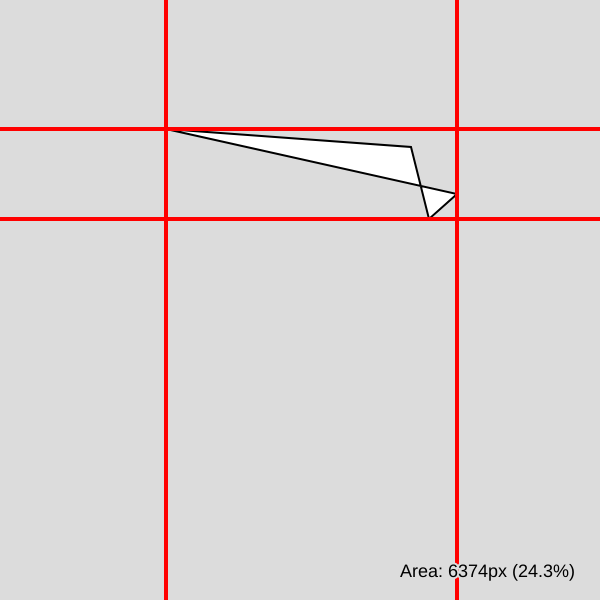
Frame 1 (no input)
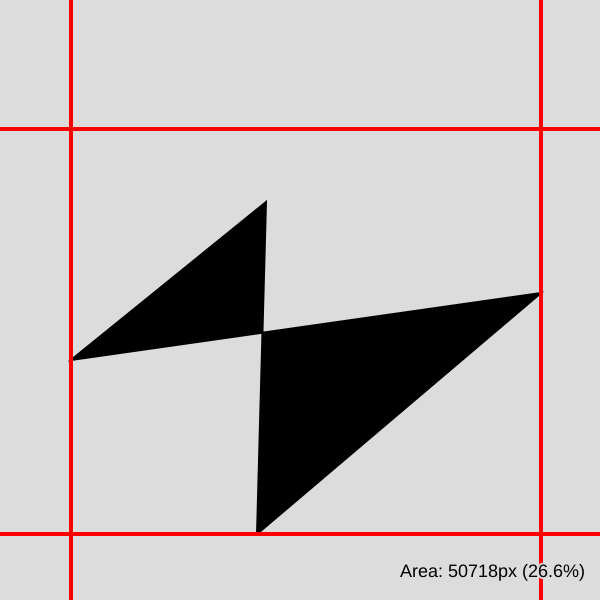
Frame 2 (the mouse pressed at the canvas centre, redrawn once)

The p5.js sketch that drew these frames (run headless with seeded random() and noise() and a simulated clock; the mouse was pressed at the canvas centre and the sketch redrawn once):

// p5.js sketch
// ── sketch.js
let n_vertex = 4;
let n_throwings = 0;

let area = 0
let tot_area = 0;

let padding = 40;

// arrays that will store the random coordinates of the figures
const xs = [];
const ys = [];

function setup() {
	createCanvas(600,600);
}

function draw() {
	background(220);
	noLoop();

	strokeWeight(2);
	stroke(0);

	beginShape();
	for (let i=0; i<n_vertex; i++) {
		// create random coordinates and draw the figure
		let fig_x = int(random(padding,width-padding));
		let fig_y = int(random(padding,height-padding));
		vertex(fig_x,fig_y);

		// store the coordinates in arrays
		xs.push(fig_x);
		ys.push(fig_y);
	}
	endShape(CLOSE);

	stroke(255,0,0);
	strokeWeight(4);

	// draw the rectangle that contains the figure
	line(0,min(ys),width,min(ys));
	line(0,max(ys),width,max(ys));

	line(min(xs),0,min(xs),height);
	line(max(xs),0,max(xs),height);

	let tot_area = (max(xs)-min(xs))*(max(ys)-min(ys));
	n_throwings = tot_area; 

	for (let i=0; i<n_throwings; i++) {
		// get random coordinate
		let x = int(random(min(xs),max(xs)));
		let y = int(random(min(ys),max(ys)));

		// get the color of a pixel at that coordinates
		let color = get(x,y)[0];

		// check if x and y are in the figure by checking the color
		if (color == 255 || color == 0)
			area++;
	}
	
	textSize(18);
	stroke(220);
	fill(0);

	// display area of the figure and percentage of the red rectangle occupied by it
	text("Area: " + area + "px" + " (" + round(area*100/tot_area,1) + "%)", width-200, height-23);
}
